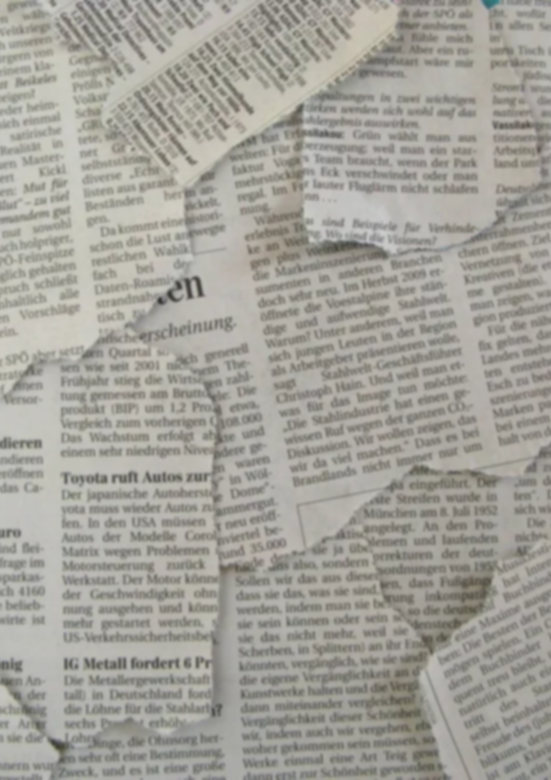
#> input picture plain_sheet.png, 1653 x 2339 px (shown at 1/3 size)
$ python imagetopanel.py
#> lines starting #> are read from the running program, lines starting #| are printed output that depends on the picture; after the words box and inside, x2 and y2 are one past the last pixel; in counts of white or black regions, pixels touching at a corner belong together
#> (reads generated_story.json from the repository)
### cpy_2.py
"""
Comic Panel Composer (3x2 Grid + Narrator)
-------------------------------------------
This script builds a composite comic panel by:
  • Processing six individual comic panels (each with dialog text overlaid)
    arranged in a 3‑row×2‑column grid.
  • Adding a centered narrator text box at the bottom.
All functionality is maintained while the code is refactored for clarity.
"""

import cv2
import math
import textwrap
from PIL import Image, ImageOps

# ---------------------------
# Helper Functions
# ---------------------------

def add_text(image_path: str, dialog_text: str) -> int:
    """
    Overlays dialog text on top of an image and saves the result as 'dialog_panel.png'.
    Returns the height (in pixels) of the dialog text area that was added.
    """

    # # Crop the Grok-generated image to trim the black borders on the side.

    temp_img = cv2.imread(image_path)
    # temp_two = temp_img[10: 1535, 450: 2485]
    height, width = temp_img.shape[:2]
    temp_two = temp_img[int(height / 16): int(13 * height / 16), 0: width]
    temp_tri = cv2.resize(temp_two, (1105, 830))
    cv2.imwrite("temp.png", temp_tri)

    # Open image (PIL) to get dimensions.

    base_img = Image.open("temp.png")
    width, height = base_img.size
    print(width, height)
    # Calculate number of text lines and dialog area height.
    dialog_rows = math.ceil(len(dialog_text) / 54) + 1
    dialog_ht = math.ceil(width * 0.06 * dialog_rows)

    # Define the text panel region that will be added on top.
    top_left = (0, 0)
    bottom_right = (int(width), dialog_ht)

    # Expand the image by adding a border on top for the text.
    expanded_img = ImageOps.expand(base_img, border=(0, dialog_ht, 0, 0), fill=0)
    expanded_img.save('temp.png')

    # Load the expanded image using OpenCV.
    cv_img = cv2.imread('temp.png')
    font_size = 0.4 * width / 272 * 2 / 3
    font_thickness = math.floor(width / 272 * 2 / 3)

    # Draw the text panel background and the overall border.
    cv2.rectangle(cv_img, top_left, bottom_right, (239, 239, 239), -1)
    cv2.rectangle(cv_img, (0, 0), (cv_img.shape[1], cv_img.shape[0]), (0, 0, 0), font_thickness * 6)
    cv2.line(cv_img, (0, dialog_ht), (cv_img.shape[1], dialog_ht), (0, 0, 0), font_thickness * 3)

    # Wrap the dialog text.
    wrapped_dialog = textwrap.wrap(dialog_text, width = 48)
    font = cv2.FONT_HERSHEY_SIMPLEX | cv2.FONT_ITALIC

    # Overlay each line of text.
    for i, line in enumerate(wrapped_dialog):
        # Get text height for spacing.
        text_size = cv2.getTextSize(line, font, font_size, font_thickness)[0]
        gap = text_size[1] + int(width * 10 / 362)
        y_position = int(width * 17.5 / 362 + i * gap)
        x_position = int(height * 10 / 362)
        cv2.putText(cv_img, line, (x_position, y_position), font, font_size, (0, 0, 0),
                    font_thickness, lineType=cv2.LINE_AA)

    cv2.imwrite("dialog_panel.png", cv_img)
    return dialog_ht

# [14 lines left out: function add_narrator_text, not called in this run]

# ---------------------------
# Composite Panel Building
# ---------------------------

def wrap_text(text, max_width, font, font_scale, thickness):
    # Use a sample string to get an approximate character width.
    sample = "A"
    (char_width, char_height), _ = cv2.getTextSize(sample, font, font_scale, thickness)
    # Estimate number of characters that can fit:
    max_chars = max(1, int(max_width // char_width))
    return textwrap.wrap(text, width=max_chars)

def make_panel(image_list: list[list[str]], output_path: str):
    # Load base sheet image.
#> called with output_path = 'comic_pages/page_no_1.png'
    page = cv2.imread("plain_sheet.png")
#> page is the input picture: shape (2339, 1653, 3); mean B, G, R 154.3, 161.3, 163.4
    page_height, page_width = page.shape[0:2]
#> page_height = 2339; page_width = 1653

    # ---------------------------
    # Build Narrator Box
    # ---------------------------
    narrator_text = image_list[0][0].upper()
    narrator_margin_x = 50

    # Set up font info.
    font = cv2.FONT_HERSHEY_SIMPLEX | cv2.FONT_ITALIC
    font_scale = 0.4 * page_width / 272 * 2 / 3
#> font_scale = 1.62
    font_thickness = math.floor(page_width / 272 * 2 / 3)
#> font_thickness = 4

    # Determine available text width inside the rectangle.
    available_width = page_width - 2 * narrator_margin_x
#> available_width = 1553

    # Wrap text based on available width.
    wrapped_narrator = wrap_text(narrator_text, available_width, font, font_scale, font_thickness)

    # Calculate total text height.
    line_height = cv2.getTextSize("A", font, font_scale, font_thickness)[0][1] + int(page_width * 10 / 362)
#> line_height = 81
    narrator_ht = len(wrapped_narrator) * line_height + int(page_width * 17.5 / 362)
#> narrator_ht = 403

    # ---------------------------
    # Set up grid dimensions.
    # ---------------------------
    panel_rows = 3
    panel_cols = 2
    panel_width_fixed = 773
    panel_height_fixed = 580
    horizontal_gap = 20
    vertical_gap = 20

    grid_total_width = panel_cols * panel_width_fixed + (panel_cols - 1) * horizontal_gap
    grid_total_height = panel_rows * panel_height_fixed + (panel_rows - 1) * vertical_gap

    # Calculate overall block height (grid + vertical_gap + narrator height) and center vertically.
    block_height = grid_total_height + vertical_gap + narrator_ht
#> block_height = 2203
    block_origin_y = (page_height - block_height) // 2
#> block_origin_y = 68
    grid_origin_x = (page_width - grid_total_width) // 2
#> grid_origin_x = 43
    grid_origin_y = block_origin_y
#> grid_origin_y = 68

    # Position narrator panel exactly vertical_gap below the grid.
    narrator_top = grid_origin_y + grid_total_height + vertical_gap
#> narrator_top = 1868

    # Draw narrator background and border.
    cv2.rectangle(page,
                  (narrator_margin_x, narrator_top),
                  (page_width - narrator_margin_x, narrator_top + narrator_ht),
                  (140, 238, 255), -1)
    cv2.rectangle(page,
                  (narrator_margin_x, narrator_top),
                  (page_width - narrator_margin_x, narrator_top + narrator_ht),
                  (0, 0, 0), font_thickness)
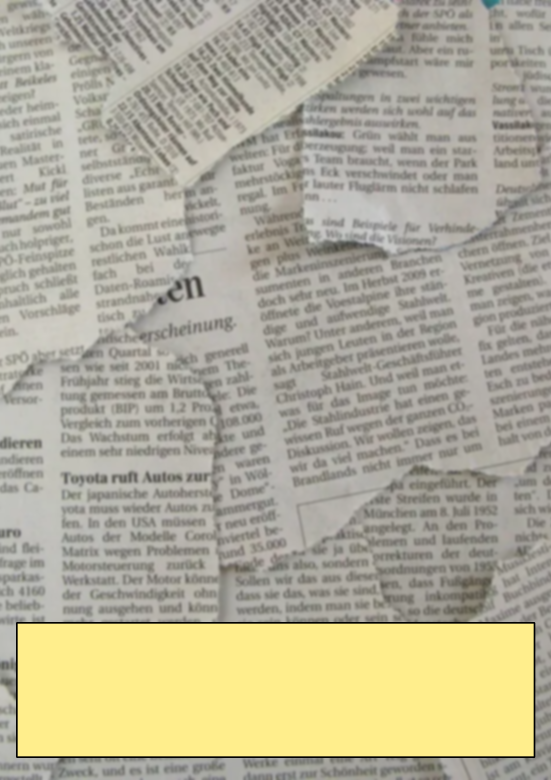
#> page: shape (2339, 1653, 3) (shown at 1/3 size); mean B, G, R 152.6, 174.3, 178.9

    # Overlay the wrapped narrator text within the bounds.
    for i, line in enumerate(wrapped_narrator):
        # Get the size to center the text.
        (text_width, text_height), _ = cv2.getTextSize(line, font, font_scale, font_thickness)
        x_position = narrator_margin_x + (available_width - text_width) // 2
        y_position = narrator_top + int(page_width * 17.5 / 362) + i * line_height
        cv2.putText(page, line, (x_position, y_position), font, font_scale,
                    (0, 0, 0), font_thickness, lineType=cv2.LINE_AA)
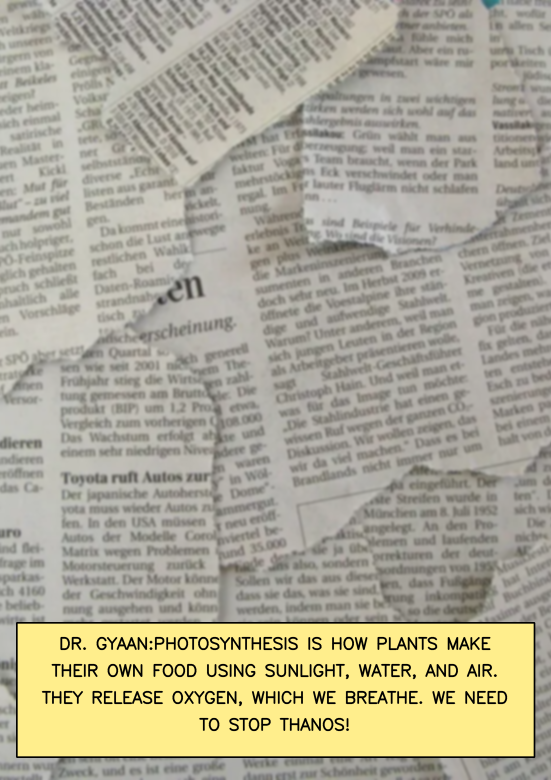
#> page: shape (2339, 1653, 3) (shown at 1/3 size); 1.95% of pixels changed, all inside (x1, y1, x2, y2) = (124, 1910, 1523, 2194)

    # ---------------------------
    # Process and Overlay Each Comic Panel in a 3x2 Grid.
    # ---------------------------
    total_panels = panel_rows * panel_cols  # 6 panels total
    for idx in range(total_panels):
        row = idx // panel_cols
        col = idx % panel_cols
        x0 = grid_origin_x + col * (panel_width_fixed + horizontal_gap)
#> x0 = 43
        y0 = grid_origin_y + row * (panel_height_fixed + vertical_gap)
#> y0 = 68

        panel_image_path = image_list[idx + 1][0]
        panel_dialog_text = image_list[idx + 1][1].upper()

        # Add dialog text onto the panel image.
        add_text(panel_image_path, panel_dialog_text)
        panel_with_text = cv2.imread("dialog_panel.png")
        panel_resized = cv2.resize(panel_with_text, (panel_width_fixed, panel_height_fixed))
        panel_border_thickness = math.floor(panel_height_fixed / 272 * 2 / 3)
        cv2.line(panel_resized, (0, panel_height_fixed - 1),
                 (panel_width_fixed, panel_height_fixed - 1),
                 (0, 0, 0), panel_border_thickness * 10)
        page[y0:y0 + panel_height_fixed, x0:x0 + panel_width_fixed] = panel_resized

    # Save the final composite image.
    cv2.imwrite(output_path, page)

# ---------------------------
# Example Usage
# ---------------------------
# make_panel([
#     ["THE DAWN AWAKENS THE EPIC TALE OF HEROISM AND MYSTERY, SETTING THE STAGE FOR UNFORGETTABLE BATTLES."],
#     ["comics_generated/trial1.png", "THE SHADOW STRIKES SILENTLY, UNLEASHING A CASCADE OF CHAOS ON THE UNWARY."],
#     ["comics_generated/trial1.png", "WITH THE MIGHT OF THE STARS, THE HERO RISES TO DEFY THE ODDS."],
#     ["comics_generated/trial1.png", "AN UNEXPECTED ALLIANCE IS FORMED UNDER THE SILVER GLEAM OF THE MOON."],
#     ["comics_generated/trial1.png", "ANCIENT PROPHECIES WHISPER OF BATTLES YET TO COME."],
#     ["comics_generated/trial1.png", "THROUGH STORMS OF FATE, THE CHOSEN ONE FORGES AHEAD."],
#     ["comics_generated/trial1.png", "ANCIENT PROPHECIES WHISPER OF BATTLES YET TO COME.",]
# ])

# add_text("grok_sample.png", "THE SHADOW STRIKES SILENTLY, UNLEASHING A CASCADE OF CHAOS ON THE UNWARY.")

### imagetopanel.py
from cpy_2 import make_panel
import json

with open("generated_story.json", "r") as file:
    json_output = json.load(file)
def create_dialogue(diag_dict):
    tempstr=diag_dict['speaker']+':'+diag_dict['text']
    return tempstr
def convert_to_panel(json_output):
    total_pages=len(json_output['pages'])
    print(total_pages)
    for i in range(1,total_pages+1):
        #print(create_dialogue(json_output['pages'][i]['panels'][0]['dialogue']))
        make_panel([
        [create_dialogue(json_output['pages'][i-1]['panels'][6]['dialogue'])],
        [f"comics_generated_2/page_{i}_panel_1.png", create_dialogue(json_output['pages'][i-1]['panels'][0]['dialogue'])],
        [f"comics_generated_2/page_{i}_panel_2.png", create_dialogue(json_output['pages'][i-1]['panels'][1]['dialogue'])],
        [f"comics_generated_2/page_{i}_panel_3.png", create_dialogue(json_output['pages'][i-1]['panels'][2]['dialogue'])],
        [f"comics_generated_2/page_{i}_panel_4.png", create_dialogue(json_output['pages'][i-1]['panels'][3]['dialogue'])],
        [f"comics_generated_2/page_{i}_panel_5.png", create_dialogue(json_output['pages'][i-1]['panels'][4]['dialogue'])],
        [f"comics_generated_2/page_{i}_panel_6.png", create_dialogue(json_output['pages'][i-1]['panels'][5]['dialogue'])]
        ],f"comic_pages/page_no_{i}.png")
# print(json_output)
#> (the run stopped early here; a loop or call above may not have finished)
